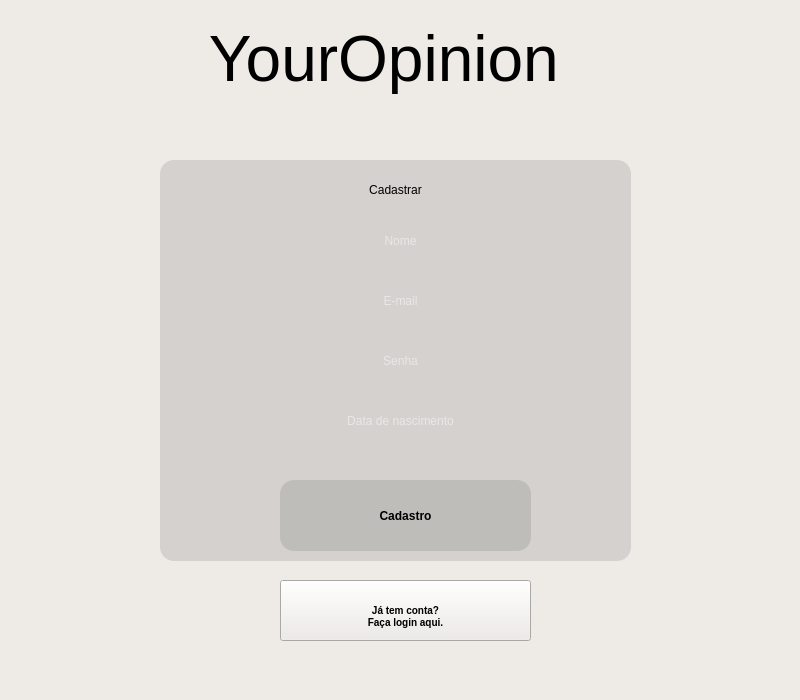
<?xml version="1.0" encoding="UTF-8"?>
<ui version="4.0">
 <class>MainWindow</class>
 <widget class="QMainWindow" name="MainWindow">
  <property name="geometry">
   <rect>
    <x>0</x>
    <y>0</y>
    <width>800</width>
    <height>700</height>
   </rect>
  </property>
  <property name="windowTitle">
   <string>MainWindow</string>
  </property>
  <property name="styleSheet">
   <string notr="true">background-color: rgb(238, 235, 231);</string>
  </property>
  <widget class="QWidget" name="centralwidget">
   <widget class="QLabel" name="label_5">
    <property name="geometry">
     <rect>
      <x>160</x>
      <y>-20</y>
      <width>861</width>
      <height>1021</height>
     </rect>
    </property>
    <property name="styleSheet">
     <string notr="true">background-color: rgba(255, 255, 255, 0.5);
background-color: transparent;
</string>
    </property>
    <property name="inputMethodHints">
     <set>Qt::ImhNone</set>
    </property>
    <property name="text">
     <string/>
    </property>
    <property name="pixmap">
     <pixmap>../../.designer/backup/login.png</pixmap>
    </property>
    <property name="scaledContents">
     <bool>false</bool>
    </property>
   </widget>
   <widget class="QFrame" name="frame_2">
    <property name="geometry">
     <rect>
      <x>160</x>
      <y>160</y>
      <width>471</width>
      <height>401</height>
     </rect>
    </property>
    <property name="styleSheet">
     <string notr="true">background-color: rgba(111, 111, 111, 0.21); border-radius: 14px;
</string>
    </property>
    <property name="frameShape">
     <enum>QFrame::StyledPanel</enum>
    </property>
    <property name="frameShadow">
     <enum>QFrame::Raised</enum>
    </property>
    <widget class="QLabel" name="label_6">
     <property name="geometry">
      <rect>
       <x>110</x>
       <y>0</y>
       <width>251</width>
       <height>61</height>
      </rect>
     </property>
     <property name="styleSheet">
      <string notr="true">font: 18pt &quot;MS Shell Dlg 2&quot;;
background-color: transparent;
</string>
     </property>
     <property name="text">
      <string>&lt;html&gt;&lt;head/&gt;&lt;body&gt;&lt;p align=&quot;center&quot;&gt;Cadastrar&lt;/p&gt;&lt;/body&gt;&lt;/html&gt;</string>
     </property>
     <property name="alignment">
      <set>Qt::AlignCenter</set>
     </property>
     <property name="wordWrap">
      <bool>true</bool>
     </property>
    </widget>
    <widget class="QLabel" name="label_7">
     <property name="geometry">
      <rect>
       <x>-10</x>
       <y>70</y>
       <width>381</width>
       <height>161</height>
      </rect>
     </property>
     <property name="styleSheet">
      <string notr="true">background-color: transparent;
</string>
     </property>
     <property name="inputMethodHints">
      <set>Qt::ImhHiddenText</set>
     </property>
     <property name="text">
      <string/>
     </property>
     <property name="pixmap">
      <pixmap>../../Downloads/balaoazul.png</pixmap>
     </property>
    </widget>
    <widget class="QPushButton" name="cadastro">
     <property name="geometry">
      <rect>
       <x>120</x>
       <y>320</y>
       <width>251</width>
       <height>71</height>
      </rect>
     </property>
     <property name="styleSheet">
      <string notr="true"> background: qlineargradient(x1: 0, y1: 0, x2: 1, y2: 0,
                                stop: 0 #BFE5E8,
                                stop: 0.5 #9CC1C4,
                                stop: 1 #C8E2E4);
border-radius: 14px;
font-family: &quot;MS Shell Dlg 2&quot;;
    font-size: 12px;
font-weight: bold;</string>
     </property>
     <property name="text">
      <string>Cadastro</string>
     </property>
    </widget>
    <widget class="QLabel" name="label_8">
     <property name="geometry">
      <rect>
       <x>-10</x>
       <y>10</y>
       <width>381</width>
       <height>161</height>
      </rect>
     </property>
     <property name="styleSheet">
      <string notr="true">background-color: transparent;
</string>
     </property>
     <property name="text">
      <string/>
     </property>
     <property name="pixmap">
      <pixmap>../../Downloads/balaoazul.png</pixmap>
     </property>
    </widget>
    <widget class="QLineEdit" name="nome">
     <property name="geometry">
      <rect>
       <x>120</x>
       <y>60</y>
       <width>241</width>
       <height>41</height>
      </rect>
     </property>
     <property name="styleSheet">
      <string notr="true">background-color: rgba(0, 0, 0, 0); 
color: rgba(255, 255, 255, 1.0); 
font: 8pt &quot;MS Shell Dlg 2&quot;;</string>
     </property>
     <property name="alignment">
      <set>Qt::AlignCenter</set>
     </property>
     <property name="placeholderText">
      <string>Nome</string>
     </property>
    </widget>
    <widget class="QLineEdit" name="email">
     <property name="geometry">
      <rect>
       <x>120</x>
       <y>120</y>
       <width>241</width>
       <height>41</height>
      </rect>
     </property>
     <property name="focusPolicy">
      <enum>Qt::WheelFocus</enum>
     </property>
     <property name="styleSheet">
      <string notr="true">background-color: rgba(0, 0, 0, 0); 
color: rgba(255, 255, 255, 1.0); 
font: 8pt &quot;MS Shell Dlg 2&quot;;</string>
     </property>
     <property name="echoMode">
      <enum>QLineEdit::Normal</enum>
     </property>
     <property name="alignment">
      <set>Qt::AlignCenter</set>
     </property>
     <property name="placeholderText">
      <string>E-mail</string>
     </property>
    </widget>
    <widget class="QLabel" name="label_9">
     <property name="geometry">
      <rect>
       <x>-10</x>
       <y>130</y>
       <width>381</width>
       <height>161</height>
      </rect>
     </property>
     <property name="styleSheet">
      <string notr="true">background-color: transparent;
</string>
     </property>
     <property name="inputMethodHints">
      <set>Qt::ImhHiddenText</set>
     </property>
     <property name="text">
      <string/>
     </property>
     <property name="pixmap">
      <pixmap>../../Downloads/balaoazul.png</pixmap>
     </property>
    </widget>
    <widget class="QLineEdit" name="senha">
     <property name="geometry">
      <rect>
       <x>120</x>
       <y>180</y>
       <width>241</width>
       <height>41</height>
      </rect>
     </property>
     <property name="focusPolicy">
      <enum>Qt::WheelFocus</enum>
     </property>
     <property name="styleSheet">
      <string notr="true">background-color: rgba(0, 0, 0, 0); 
color: rgba(255, 255, 255, 1.0); 
font: 8pt &quot;MS Shell Dlg 2&quot;;</string>
     </property>
     <property name="echoMode">
      <enum>QLineEdit::Password</enum>
     </property>
     <property name="alignment">
      <set>Qt::AlignCenter</set>
     </property>
     <property name="placeholderText">
      <string>Senha</string>
     </property>
    </widget>
    <widget class="QLabel" name="label_10">
     <property name="geometry">
      <rect>
       <x>-10</x>
       <y>190</y>
       <width>381</width>
       <height>161</height>
      </rect>
     </property>
     <property name="styleSheet">
      <string notr="true">background-color: transparent;
</string>
     </property>
     <property name="inputMethodHints">
      <set>Qt::ImhHiddenText</set>
     </property>
     <property name="text">
      <string/>
     </property>
     <property name="pixmap">
      <pixmap>../../Downloads/balaoazul.png</pixmap>
     </property>
    </widget>
    <widget class="QLineEdit" name="nascimento">
     <property name="geometry">
      <rect>
       <x>120</x>
       <y>240</y>
       <width>241</width>
       <height>41</height>
      </rect>
     </property>
     <property name="styleSheet">
      <string notr="true">background-color: rgba(0, 0, 0, 0);
color: rgba(255, 255, 255, 1.0);
font: 8pt &quot;MS Shell Dlg 2&quot;;
text-align: center;
</string>
     </property>
     <property name="alignment">
      <set>Qt::AlignCenter</set>
     </property>
     <property name="placeholderText">
      <string>Data de nascimento</string>
     </property>
    </widget>
   </widget>
   <widget class="QFrame" name="frame">
    <property name="geometry">
     <rect>
      <x>40</x>
      <y>0</y>
      <width>711</width>
      <height>121</height>
     </rect>
    </property>
    <property name="styleSheet">
     <string notr="true">background-color: transparent;

</string>
    </property>
    <property name="frameShape">
     <enum>QFrame::StyledPanel</enum>
    </property>
    <property name="frameShadow">
     <enum>QFrame::Raised</enum>
    </property>
    <widget class="QLabel" name="label">
     <property name="geometry">
      <rect>
       <x>110</x>
       <y>20</y>
       <width>471</width>
       <height>81</height>
      </rect>
     </property>
     <property name="whatsThis">
      <string>&lt;html&gt;&lt;head/&gt;&lt;body&gt;&lt;p align=&quot;center&quot;&gt;&lt;br/&gt;&lt;/p&gt;&lt;/body&gt;&lt;/html&gt;</string>
     </property>
     <property name="styleSheet">
      <string notr="true">font: 36pt &quot;Vladimir Script&quot;;</string>
     </property>
     <property name="text">
      <string>&lt;html&gt;&lt;head/&gt;&lt;body&gt;&lt;p align=&quot;center&quot;&gt;&lt;span style=&quot; font-size:48pt;&quot;&gt;YourOpinion&lt;/span&gt;&lt;/p&gt;&lt;/body&gt;&lt;/html&gt;

</string>
     </property>
     <property name="alignment">
      <set>Qt::AlignCenter</set>
     </property>
    </widget>
   </widget>
   <widget class="QPushButton" name="log">
    <property name="geometry">
     <rect>
      <x>280</x>
      <y>580</y>
      <width>251</width>
      <height>61</height>
     </rect>
    </property>
    <property name="whatsThis">
     <string>&lt;html&gt;&lt;head/&gt;&lt;body&gt;&lt;p align=&quot;center&quot;&gt;&lt;br/&gt;Já tem conta?&lt;/p&gt;&lt;p align=&quot;center&quot;&gt;&lt;span style=&quot; text-decoration: underline;&quot;&gt;Faça loqin aqui.&lt;/span&gt;&lt;/p&gt;&lt;/body&gt;&lt;/html&gt;</string>
    </property>
    <property name="styleSheet">
     <string notr="true">



font-family: &quot;MS Shell Dlg 2&quot;;
    font-size: 10px;
font-weight: bold;</string>
    </property>
    <property name="text">
     <string>
Já tem conta?
Faça login aqui.</string>
    </property>
   </widget>
  </widget>
  <widget class="QMenuBar" name="menubar">
   <property name="geometry">
    <rect>
     <x>0</x>
     <y>0</y>
     <width>800</width>
     <height>22</height>
    </rect>
   </property>
  </widget>
  <widget class="QStatusBar" name="statusbar"/>
 </widget>
 <resources/>
 <connections/>
</ui>
